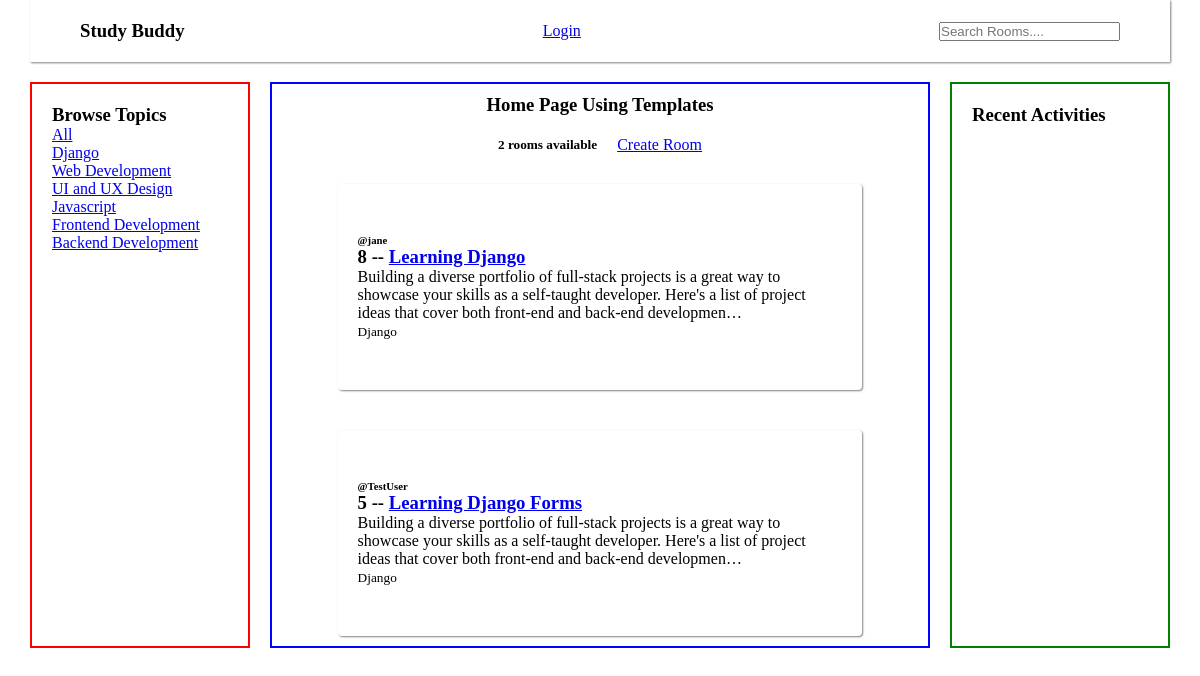
Screenshot of /?q=Django with the database file from the repository.
### base/models.py (models this page shows, shortened)
class Topic(models.Model):
    name = models.CharField(max_length = 200)

class Room(models.Model):
    host = models.ForeignKey(User, on_delete=models.CASCADE)
    topic = models.ForeignKey('Topic', on_delete = models.SET_NULL, null=True)
    name = models.CharField(max_length=200)
    description = models.TextField(null=True, blank = True)
    updated = models.DateTimeField(auto_now=True)
    created = models.DateTimeField(auto_now_add = True)
    class Meta:
        ordering = ['-updated', '-created']

class CustomUser(AbstractUser):
    def __str__(self):
        return self.username

### base/views.py (the view)
# urls.py: path('', views.home, name='home'),
def home(request):
    q = request.GET.get('q') or ''
    rooms = Room.objects.filter(
        Q(topic__name__icontains=q) |
        Q(name__icontains = q) |
        Q(description__icontains = q)
        )
    topics = Topic.objects.all()
    rooms_count = rooms.count()
    context = {
        'rooms':rooms,
        'topics':topics,
        'rooms_count':rooms_count
    }
    return render(request, 'base/home.html', context)

### base/templates/base/home.html (shortened to what this page needs)
{% extends '../base.html' %} {% block content %}
<div class="home">
  <section class="topics">
    <h1>Browse Topics</h1>
    <div><a href="{% url 'home' %}">All</a></div>
    {% for topic in topics %}
    <div>
      <a href="{% url 'home' %}?q={{topic.name}}">{{topic.name}}</a>
    </div>
    {% endfor %}
  </section>
  <section class="content">
    <h1 class="heading">Home Page Using Templates</h1>
    <div class="rooms-heading rooms">
      <h5>{{rooms_count}} room{% if rooms_count > 1%}s{% endif %} available</h5>
      <a href="{% url 'create_room' %}">Create Room</a>
    </div>
    <section class="rooms">
      {% for room in rooms %}
      <div class="room">
        <h6>@{{room.host.username}}</h6>
        <h3>
          {{room.id}} -- <a href="{% url 'room' room.id %}">{{room.name}}</a>
        </h3>
        <p>{{room.description|truncatechars:200}}</p>
        <small>{{room.topic.name}}</small>
      </div>
      {% endfor %}
    </section>
  </section>
  <section class="recent">
    <h1>Recent Activities</h1>
  </section>
</div>
{% endblock %}

### static/main.css (style rules this page uses)
* { padding: 0; margin: 0; box-sizing: border-box; }
.heading { margin: 10px 0; text-align: center; }
.rooms { display: flex; align-items: center; justify-content: center; flex-wrap: wrap; gap: 20px; }
.room { padding: 50px 20px; box-shadow: 1px 1px 2px gray; width: 80%; margin: 10px auto; border-radius: 4px; }
.home { display: grid; grid-template-columns: 1fr 3fr 1fr; gap: 20px; }
.content { border: 2px solid rgb(0, 4, 255); }
.recent { border: 2px solid green; padding: 20px; }
.topics { border: 2px solid red; padding: 20px; }
.rooms-heading { text-align: center; margin: 20px 0; }

### rows the page displays
Topic: name "Django"
Topic: name "Web Development"
Topic: name "UI and UX Design"
Topic: name "Javascript"
Topic: name "Frontend Development"
Topic: name "Backend Development"
Room: host.username "jane", id "8", name "Learning Django", description "Building a diverse portfolio of full-stack projects is a great way to showcase your skills as a self-taught developer. Here's a list of project ideas that cover both front-end and back-end developmen…", topic.name "Django"
Room: host.username "TestUser", id "5", name "Learning Django Forms", description "Building a diverse portfolio of full-stack projects is a great way to showcase your skills as a self-taught developer. Here's a list of project ideas that cover both front-end and back-end developmen…", topic.name "Django"

### other values shown
{{ rooms_count }} "2"
